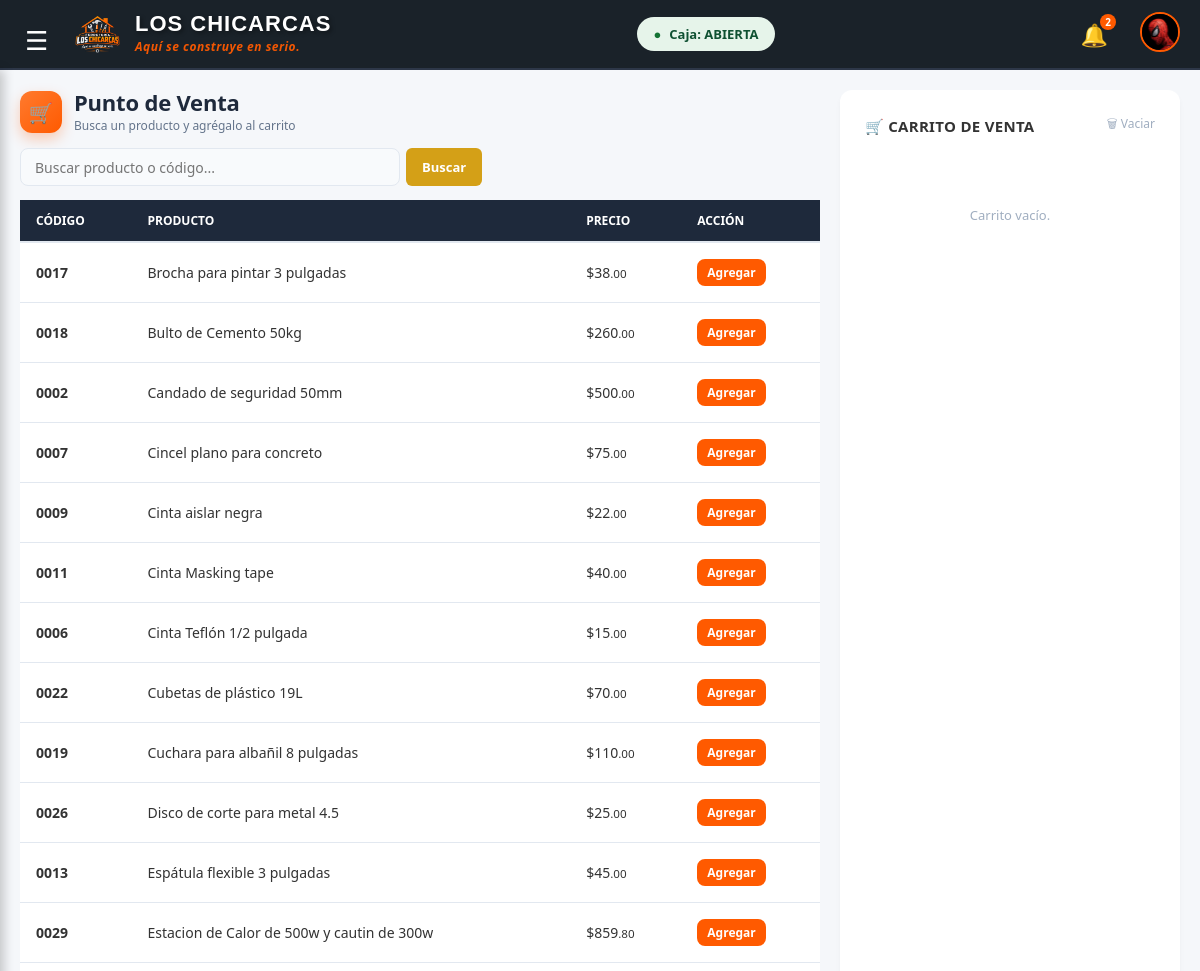
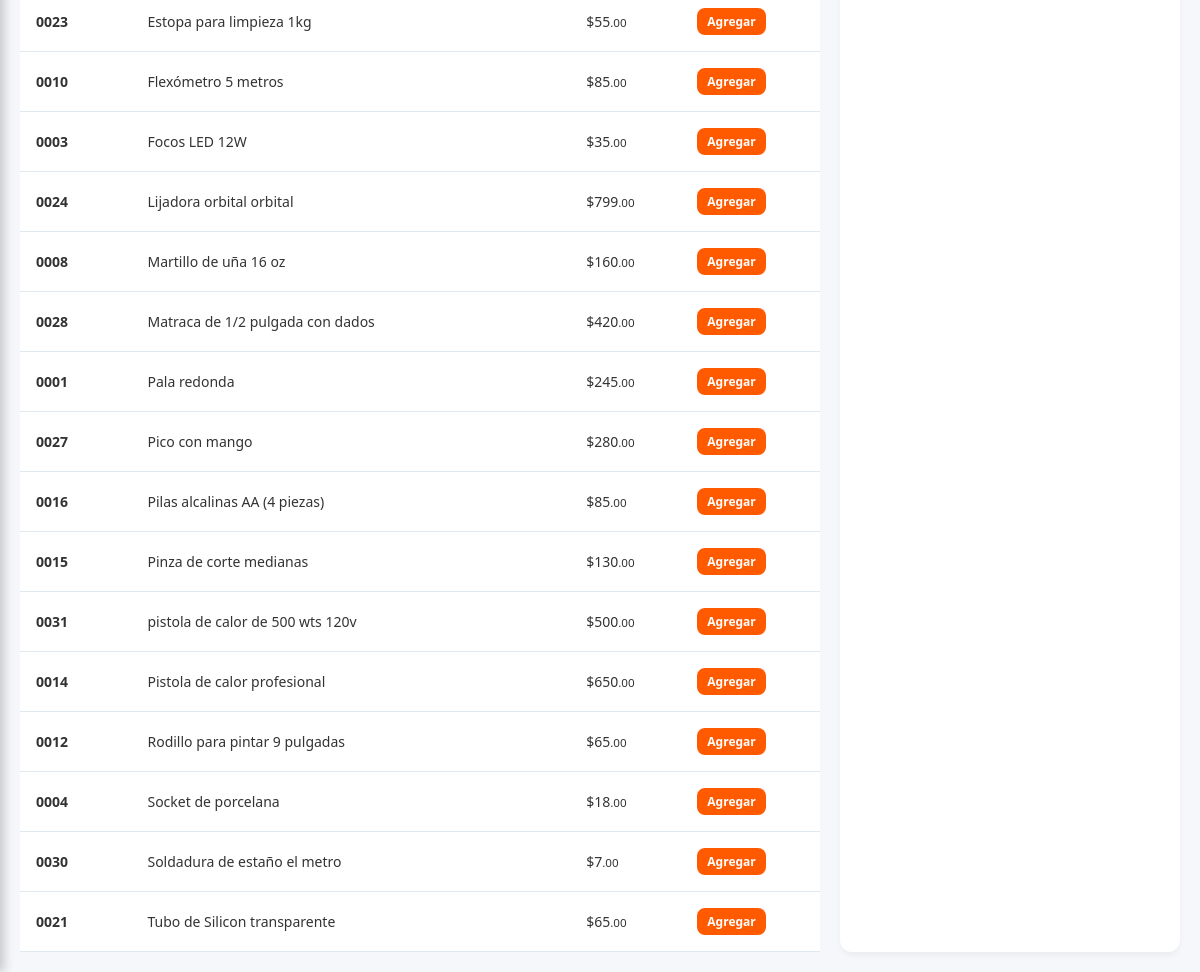
The app's page /index.php (signed in) with its own data (2 pictures, top to bottom).
### tables this page shows
CREATE TABLE `productos` (
  `id_producto` int(11) NOT NULL,
  `nombre_producto` varchar(100) NOT NULL,
  `precio_venta` decimal(10,2) NOT NULL,
  `stock` int(11) NOT NULL DEFAULT 0
);

### index.php (the view, shortened to what this page needs)
<?php
require_once "config/conexion.php";
$busqueda = isset($_GET['buscar']) ? trim($_GET['buscar']) : "";
if (!empty($busqueda)) {
    $busqueda_sql = $conexion->real_escape_string($busqueda);
    $sql_cat = "SELECT id_producto, nombre_producto, precio_venta, stock FROM productos
                WHERE stock > 0
                  AND (nombre_producto LIKE '%$busqueda_sql%' OR id_producto = '$busqueda_sql')
                ORDER BY nombre_producto ASC";
} else {
    $sql_cat = "SELECT id_producto, nombre_producto, precio_venta, stock FROM productos
                WHERE stock > 0
                ORDER BY nombre_producto ASC";
}
$resultado_productos = $conexion->query($sql_cat);
?>
<!DOCTYPE html>
<html lang="es">
    <head>
        <link rel="stylesheet" href="css/estilos.css">
    </head>
    <body class="pagina-pos">
<label for="toggle-sidebar-check" class="btn-hamburguesa-toggle" style="position: fixed; top: 22px; left: 25px; z-index: 2000; font-size: 26px; color: #FFFFFF !important; cursor: pointer; user-select: none;">☰</label>
<?php include "componentes/header.php"; ?>
<div class="contenedor-principal">
            <main class="contenido-pagina">
                <div class="col-izquierda">
                <div class="pv-cabecera">
                    <div class="pv-titulo">
                        <span class="pv-icono">🛒</span>
                        <div>
                            <h1>Punto de Venta</h1>
                            <p>Busca un producto y agrégalo al carrito</p>
                        </div>
                    </div>
                    <form action="index.php" method="GET" class="barra-busqueda">
                        <input type="text" name="buscar" class="buscador-caja"
                            placeholder="Buscar producto o código..."
                            value="<?php echo htmlspecialchars($busqueda); ?>">
                        <?php if (!empty($busqueda)): ?>
                            <a href="index.php" class="btn-buscar btn-limpiar">Limpiar</a>
                        <?php else: ?>
                            <button type="submit" class="btn-buscar">Buscar</button>
                        <?php endif; ?>
                    </form>
                </div>
                    <div class="tabla-responsiva">
                        <table>
                        <thead>
                            <tr>
                                <th>Código</th>
                                <th>Producto</th>
                                <th>Precio</th>
                                <th>Acción</th>
                            </tr>
                        </thead>
                            <tbody>
                                <?php while ($prod = $resultado_productos->fetch_assoc()): ?>
                                    <tr>
                                        <td><strong><?php echo str_pad($prod['id_producto'], 4, '0', STR_PAD_LEFT); ?></strong></td>
                                        <td><?php echo htmlspecialchars($prod['nombre_producto']); ?></td>
                                        <?php $pp = explode('.', number_format($prod['precio_venta'], 2)); ?>
                                        <td>$<?php echo $pp[0]; ?><small class="centavos">.<?php echo $pp[1]; ?></small></td>
                                        <td>
                                            <?php
                                                $id_p = $prod['id_producto'];
                                                $en_carrito = isset($_SESSION['carrito'][$id_p]);
                                            ?>
                                            <?php if ($prod['stock'] <= 0): ?>
                                                <span class="btn-chicarca btn-sin-stock" style="padding: 5px 10px; font-size: 12px;">Sin stock</span>
                                            <?php elseif ($en_carrito): ?>
                                                <a class="btn-chicarca btn-agregado" style="padding: 5px 10px; font-size: 12px;" href="index.php?accion=agregar&id=<?php echo $id_p; ?>">Agregado</a>
                                            <?php else: ?>
                                                <a class="btn-chicarca" style="padding: 5px 10px; font-size: 12px;" href="index.php?accion=agregar&id=<?php echo $id_p; ?>">Agregar</a>
                                            <?php endif; ?>
                                        </td>
                                    </tr>
                                <?php endwhile; ?>
                            </tbody>
                        </table>
                    </div>
                </div>
                <div class="col-derecha <?php echo empty($_SESSION['carrito']) ? 'carrito-vacio' : 'carrito-lleno'; ?>">
                    <div style="display:flex; justify-content:space-between; align-items:center; margin-bottom:20px;">
                        <h3>🛒 CARRITO DE VENTA</h3>
                        <a href="index.php?accion=vaciar" class="btn-vaciar">🗑 Vaciar</a>
                    </div>
                    <div class="carrito-cuerpo-scroll">
                        <?php if (empty($_SESSION['carrito'])): ?>
                            <p style="color:var(--color-texto-gris); text-align:center; margin-top:50px;">Carrito vacío.</p>
                        <?php endif; ?>
                    </div>
                </div>
            </main>
        </div>
    </body>
</html>

### records on screen
productos: id_producto "0017", nombre_producto "Brocha para pintar 3 pulgadas", precio_venta "38", precio_venta "00"
productos: id_producto "0018", nombre_producto "Bulto de Cemento 50kg", precio_venta "260", precio_venta "00"
productos: id_producto "0002", nombre_producto "Candado de seguridad 50mm", precio_venta "500", precio_venta "00"
productos: id_producto "0007", nombre_producto "Cincel plano para concreto", precio_venta "75", precio_venta "00"
productos: id_producto "0009", nombre_producto "Cinta aislar negra", precio_venta "22", precio_venta "00"
productos: id_producto "0011", nombre_producto "Cinta Masking tape", precio_venta "40", precio_venta "00"
productos: id_producto "0006", nombre_producto "Cinta Teflón 1/2 pulgada", precio_venta "15", precio_venta "00"
productos: id_producto "0022", nombre_producto "Cubetas de plástico 19L", precio_venta "70", precio_venta "00"
productos: id_producto "0019", nombre_producto "Cuchara para albañil 8 pulgadas", precio_venta "110", precio_venta "00"
productos: id_producto "0026", nombre_producto "Disco de corte para metal 4.5", precio_venta "25", precio_venta "00"
productos: id_producto "0013", nombre_producto "Espátula flexible 3 pulgadas", precio_venta "45", precio_venta "00"
productos: id_producto "0029", nombre_producto "Estacion de Calor de 500w y cautin de 300w", precio_venta "859", precio_venta "80"
productos: id_producto "0023", nombre_producto "Estopa para limpieza 1kg", precio_venta "55", precio_venta "00"
productos: id_producto "0010", nombre_producto "Flexómetro 5 metros", precio_venta "85", precio_venta "00"
productos: id_producto "0003", nombre_producto "Focos LED 12W", precio_venta "35", precio_venta "00"
productos: id_producto "0024", nombre_producto "Lijadora orbital orbital", precio_venta "799", precio_venta "00"
productos: id_producto "0008", nombre_producto "Martillo de uña 16 oz", precio_venta "160", precio_venta "00"
productos: id_producto "0028", nombre_producto "Matraca de 1/2 pulgada con dados", precio_venta "420", precio_venta "00"
productos: id_producto "0001", nombre_producto "Pala redonda", precio_venta "245", precio_venta "00"
productos: id_producto "0027", nombre_producto "Pico con mango", precio_venta "280", precio_venta "00"
productos: id_producto "0016", nombre_producto "Pilas alcalinas AA (4 piezas)", precio_venta "85", precio_venta "00"
productos: id_producto "0015", nombre_producto "Pinza de corte medianas", precio_venta "130", precio_venta "00"
productos: id_producto "0031", nombre_producto "pistola de calor de 500 wts 120v", precio_venta "500", precio_venta "00"
productos: id_producto "0014", nombre_producto "Pistola de calor profesional", precio_venta "650", precio_venta "00"
productos: id_producto "0012", nombre_producto "Rodillo para pintar 9 pulgadas", precio_venta "65", precio_venta "00"
productos: id_producto "0004", nombre_producto "Socket de porcelana", precio_venta "18", precio_venta "00"
productos: id_producto "0030", nombre_producto "Soldadura de estaño el metro", precio_venta "7", precio_venta "00"
productos: id_producto "0021", nombre_producto "Tubo de Silicon transparente", precio_venta "65", precio_venta "00"

### other values on screen
$total_bajos "2"
